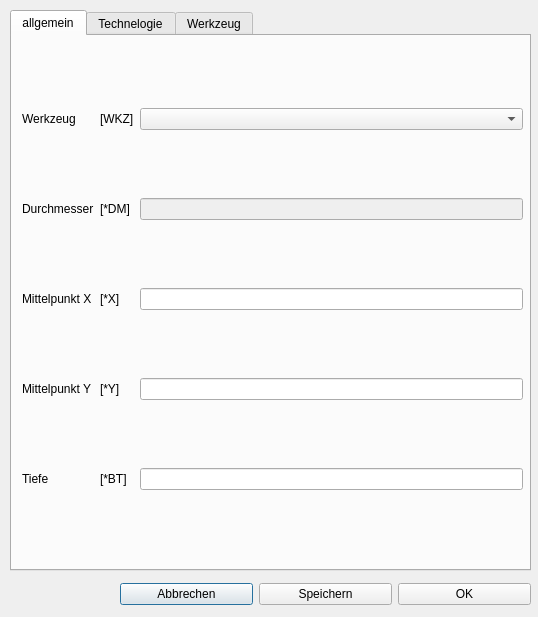
<?xml version="1.0" encoding="UTF-8"?>
<ui version="4.0">
 <class>Dialog_bohren</class>
 <widget class="QDialog" name="Dialog_bohren">
  <property name="geometry">
   <rect>
    <x>0</x>
    <y>0</y>
    <width>538</width>
    <height>617</height>
   </rect>
  </property>
  <property name="windowTitle">
   <string>Bohren</string>
  </property>
  <property name="modal">
   <bool>true</bool>
  </property>
  <widget class="QTabWidget" name="tabWidget">
   <property name="geometry">
    <rect>
     <x>10</x>
     <y>10</y>
     <width>521</width>
     <height>561</height>
    </rect>
   </property>
   <property name="currentIndex">
    <number>0</number>
   </property>
   <widget class="QWidget" name="tab_allg">
    <attribute name="title">
     <string>allgemein</string>
    </attribute>
    <widget class="QWidget" name="layoutWidget">
     <property name="geometry">
      <rect>
       <x>10</x>
       <y>10</y>
       <width>501</width>
       <height>511</height>
      </rect>
     </property>
     <layout class="QGridLayout" name="gridLayout">
      <item row="2" column="1">
       <widget class="QLabel" name="label_x_var">
        <property name="text">
         <string>[*X]</string>
        </property>
       </widget>
      </item>
      <item row="3" column="1">
       <widget class="QLabel" name="label_y_var">
        <property name="text">
         <string>[*Y]</string>
        </property>
       </widget>
      </item>
      <item row="2" column="2">
       <widget class="QLineEdit" name="lineEdit_x"/>
      </item>
      <item row="1" column="0">
       <widget class="QLabel" name="label_dm">
        <property name="text">
         <string>Durchmesser</string>
        </property>
       </widget>
      </item>
      <item row="0" column="2">
       <widget class="QComboBox" name="comboBox_wkz"/>
      </item>
      <item row="0" column="0">
       <widget class="QLabel" name="label_wkz">
        <property name="text">
         <string>Werkzeug</string>
        </property>
       </widget>
      </item>
      <item row="0" column="1">
       <widget class="QLabel" name="label_wkz_var">
        <property name="text">
         <string>[WKZ]</string>
        </property>
       </widget>
      </item>
      <item row="3" column="0">
       <widget class="QLabel" name="label_y">
        <property name="text">
         <string>Mittelpunkt Y</string>
        </property>
       </widget>
      </item>
      <item row="2" column="0">
       <widget class="QLabel" name="label_x">
        <property name="text">
         <string>Mittelpunkt X</string>
        </property>
       </widget>
      </item>
      <item row="3" column="2">
       <widget class="QLineEdit" name="lineEdit_y"/>
      </item>
      <item row="4" column="0">
       <widget class="QLabel" name="label_boti">
        <property name="text">
         <string>Tiefe</string>
        </property>
       </widget>
      </item>
      <item row="4" column="1">
       <widget class="QLabel" name="label_boti_var">
        <property name="text">
         <string>[*BT]</string>
        </property>
       </widget>
      </item>
      <item row="4" column="2">
       <widget class="QLineEdit" name="lineEdit_boti"/>
      </item>
      <item row="1" column="2">
       <widget class="QLineEdit" name="lineEdit_dm">
        <property name="enabled">
         <bool>false</bool>
        </property>
       </widget>
      </item>
      <item row="1" column="1">
       <widget class="QLabel" name="label_dm_var">
        <property name="text">
         <string>[*DM]</string>
        </property>
       </widget>
      </item>
     </layout>
    </widget>
   </widget>
   <widget class="QWidget" name="tab_tech">
    <attribute name="title">
     <string>Technelogie</string>
    </attribute>
    <widget class="QWidget" name="layoutWidget">
     <property name="geometry">
      <rect>
       <x>10</x>
       <y>10</y>
       <width>501</width>
       <height>511</height>
      </rect>
     </property>
     <layout class="QGridLayout" name="gridLayout_2">
      <item row="0" column="1">
       <widget class="QLabel" name="label_anboti_var">
        <property name="text">
         <string>[ANBT]</string>
        </property>
       </widget>
      </item>
      <item row="1" column="1">
       <widget class="QLabel" name="label_zust_var">
        <property name="text">
         <string>[ZUST]</string>
        </property>
       </widget>
      </item>
      <item row="1" column="2">
       <widget class="QLineEdit" name="lineEdit_zust"/>
      </item>
      <item row="2" column="2">
       <widget class="QLineEdit" name="lineEdit_reboma"/>
      </item>
      <item row="4" column="0">
       <widget class="QLabel" name="label_bovors">
        <property name="text">
         <string>Bohrvorschub</string>
        </property>
       </widget>
      </item>
      <item row="2" column="1">
       <widget class="QLabel" name="label_reboma_var">
        <property name="text">
         <string>[REBT]</string>
        </property>
       </widget>
      </item>
      <item row="0" column="0">
       <widget class="QLabel" name="label_anboti">
        <property name="text">
         <string>Anbohrtiefe</string>
        </property>
       </widget>
      </item>
      <item row="6" column="1">
       <widget class="QLabel" name="label_kom_var">
        <property name="text">
         <string>[KOM]</string>
        </property>
       </widget>
      </item>
      <item row="3" column="2">
       <widget class="QLineEdit" name="lineEdit_anbovors"/>
      </item>
      <item row="4" column="2">
       <widget class="QLineEdit" name="lineEdit_bovors"/>
      </item>
      <item row="3" column="1">
       <widget class="QLabel" name="label_anbovors_var">
        <property name="text">
         <string>[FAN]</string>
        </property>
       </widget>
      </item>
      <item row="3" column="0">
       <widget class="QLabel" name="label_anbovors">
        <property name="text">
         <string>Anbohrvorschub</string>
        </property>
       </widget>
      </item>
      <item row="7" column="0">
       <widget class="QLabel" name="label_bez">
        <property name="text">
         <string>Bezeichnung</string>
        </property>
       </widget>
      </item>
      <item row="7" column="2">
       <widget class="QLineEdit" name="lineEdit_bez"/>
      </item>
      <item row="8" column="2">
       <widget class="QLineEdit" name="lineEdit_afb"/>
      </item>
      <item row="8" column="1">
       <widget class="QLabel" name="label_afb_var">
        <property name="text">
         <string>[AFB]</string>
        </property>
       </widget>
      </item>
      <item row="0" column="2">
       <widget class="QLineEdit" name="lineEdit_anboti"/>
      </item>
      <item row="8" column="0">
       <widget class="QLabel" name="label_afb">
        <property name="text">
         <string>Ausführbedingung</string>
        </property>
       </widget>
      </item>
      <item row="6" column="0">
       <widget class="QLabel" name="label_kom">
        <property name="text">
         <string>Kommentar</string>
        </property>
       </widget>
      </item>
      <item row="4" column="1">
       <widget class="QLabel" name="label_bovors_var">
        <property name="text">
         <string>[F]</string>
        </property>
       </widget>
      </item>
      <item row="2" column="0">
       <widget class="QLabel" name="label_reboma">
        <property name="text">
         <string>Restbohrmaß</string>
        </property>
       </widget>
      </item>
      <item row="1" column="0">
       <widget class="QLabel" name="label_zust">
        <property name="text">
         <string>Zustellmaß</string>
        </property>
       </widget>
      </item>
      <item row="6" column="2">
       <widget class="QLineEdit" name="lineEdit_kom"/>
      </item>
      <item row="7" column="1">
       <widget class="QLabel" name="label_bez_var">
        <property name="text">
         <string>[BEZ]</string>
        </property>
       </widget>
      </item>
      <item row="5" column="0">
       <widget class="QLabel" name="label_drehzahl">
        <property name="text">
         <string>Drehzahl</string>
        </property>
       </widget>
      </item>
      <item row="5" column="1">
       <widget class="QLabel" name="label_drehzahl_var">
        <property name="text">
         <string>[N]</string>
        </property>
       </widget>
      </item>
      <item row="5" column="2">
       <widget class="QLineEdit" name="lineEdit_drehzahl"/>
      </item>
     </layout>
    </widget>
   </widget>
   <widget class="QWidget" name="tab_wkz">
    <attribute name="title">
     <string>Werkzeug</string>
    </attribute>
    <widget class="QWidget" name="layoutWidget">
     <property name="geometry">
      <rect>
       <x>10</x>
       <y>10</y>
       <width>501</width>
       <height>511</height>
      </rect>
     </property>
     <layout class="QGridLayout" name="gridLayout_3" columnstretch="2,5">
      <property name="leftMargin">
       <number>0</number>
      </property>
      <property name="rightMargin">
       <number>0</number>
      </property>
      <item row="5" column="1">
       <widget class="QLabel" name="label_wkz_kom_wert">
        <property name="text">
         <string>...</string>
        </property>
       </widget>
      </item>
      <item row="7" column="0">
       <widget class="QLabel" name="label_autowerte">
        <property name="text">
         <string>AUTO-Werte:</string>
        </property>
       </widget>
      </item>
      <item row="8" column="0">
       <widget class="QLabel" name="label_wkz_fan">
        <property name="text">
         <string>Eintauchvorschub</string>
        </property>
       </widget>
      </item>
      <item row="8" column="1">
       <widget class="QLabel" name="label_wkz_fan_wert">
        <property name="text">
         <string>...</string>
        </property>
       </widget>
      </item>
      <item row="10" column="1">
       <widget class="QLabel" name="label_wkz_n_wert">
        <property name="text">
         <string>...</string>
        </property>
       </widget>
      </item>
      <item row="2" column="1">
       <widget class="QLabel" name="label_wkz_drehri_wert">
        <property name="text">
         <string>...</string>
        </property>
       </widget>
      </item>
      <item row="0" column="1">
       <widget class="QLabel" name="label_wkz_nummer_wert">
        <property name="text">
         <string>...</string>
        </property>
       </widget>
      </item>
      <item row="4" column="1">
       <widget class="QLabel" name="label_wkz_nutzl_wert">
        <property name="text">
         <string>...</string>
        </property>
       </widget>
      </item>
      <item row="1" column="0">
       <widget class="QLabel" name="label_wkz_name">
        <property name="text">
         <string>Name</string>
        </property>
       </widget>
      </item>
      <item row="0" column="0">
       <widget class="QLabel" name="label_wkz_nummer">
        <property name="text">
         <string>Nummer</string>
        </property>
       </widget>
      </item>
      <item row="3" column="1">
       <widget class="QLabel" name="label_wkz_dm_wert">
        <property name="text">
         <string>...</string>
        </property>
       </widget>
      </item>
      <item row="3" column="0">
       <widget class="QLabel" name="label_wkz_dm">
        <property name="text">
         <string>Durchmesser</string>
        </property>
       </widget>
      </item>
      <item row="1" column="1">
       <widget class="QLabel" name="label_wkz_name_wert">
        <property name="text">
         <string>...</string>
        </property>
       </widget>
      </item>
      <item row="2" column="0">
       <widget class="QLabel" name="label_wkz_drehri">
        <property name="text">
         <string>Drehrichtung</string>
        </property>
       </widget>
      </item>
      <item row="5" column="0">
       <widget class="QLabel" name="label_wkz_kom">
        <property name="text">
         <string>Kommentar</string>
        </property>
       </widget>
      </item>
      <item row="4" column="0">
       <widget class="QLabel" name="label_wkz_nutzl">
        <property name="text">
         <string>Nutzlänge</string>
        </property>
       </widget>
      </item>
      <item row="9" column="0">
       <widget class="QLabel" name="label_wkz_f">
        <property name="text">
         <string>Vorschub</string>
        </property>
       </widget>
      </item>
      <item row="10" column="0">
       <widget class="QLabel" name="label_wkz_n">
        <property name="text">
         <string>Drehzahl</string>
        </property>
       </widget>
      </item>
      <item row="9" column="1">
       <widget class="QLabel" name="label_wkz_f_wert">
        <property name="text">
         <string>...</string>
        </property>
       </widget>
      </item>
      <item row="6" column="0" colspan="2">
       <widget class="Line" name="line">
        <property name="orientation">
         <enum>Qt::Horizontal</enum>
        </property>
       </widget>
      </item>
     </layout>
    </widget>
   </widget>
  </widget>
  <widget class="QWidget" name="layoutWidget">
   <property name="geometry">
    <rect>
     <x>120</x>
     <y>580</y>
     <width>411</width>
     <height>29</height>
    </rect>
   </property>
   <layout class="QHBoxLayout" name="horizontalLayout">
    <item>
     <widget class="QPushButton" name="pushButton_abbrechen">
      <property name="text">
       <string>Abbrechen</string>
      </property>
     </widget>
    </item>
    <item>
     <widget class="QPushButton" name="pushButton_speichern">
      <property name="text">
       <string>Speichern</string>
      </property>
     </widget>
    </item>
    <item>
     <widget class="QPushButton" name="pushButton_ok">
      <property name="text">
       <string>OK</string>
      </property>
     </widget>
    </item>
   </layout>
  </widget>
 </widget>
 <tabstops>
  <tabstop>comboBox_wkz</tabstop>
  <tabstop>lineEdit_dm</tabstop>
  <tabstop>lineEdit_x</tabstop>
  <tabstop>lineEdit_y</tabstop>
  <tabstop>lineEdit_boti</tabstop>
  <tabstop>tabWidget</tabstop>
  <tabstop>pushButton_ok</tabstop>
  <tabstop>pushButton_speichern</tabstop>
  <tabstop>pushButton_abbrechen</tabstop>
  <tabstop>lineEdit_anboti</tabstop>
  <tabstop>lineEdit_zust</tabstop>
  <tabstop>lineEdit_reboma</tabstop>
  <tabstop>lineEdit_anbovors</tabstop>
  <tabstop>lineEdit_bovors</tabstop>
  <tabstop>lineEdit_drehzahl</tabstop>
  <tabstop>lineEdit_kom</tabstop>
  <tabstop>lineEdit_bez</tabstop>
  <tabstop>lineEdit_afb</tabstop>
 </tabstops>
 <resources/>
 <connections/>
</ui>
